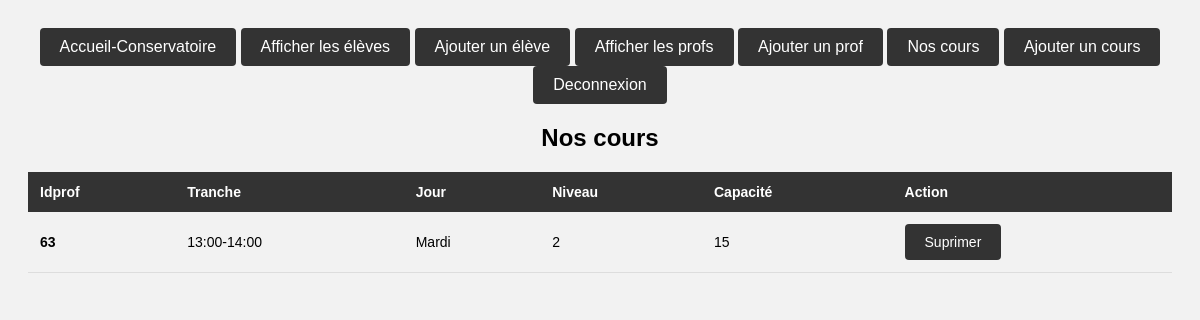
Screenshot of /index.php?uc=cours&action=liste (signed in) with the database file from the repository.
### tables this page shows
CREATE TABLE `seance` (
  `IDPROF` int(11) NOT NULL,
  `NUMSEANCE` int(11) NOT NULL,
  `TRANCHE` char(32) NOT NULL,
  `JOUR` char(32) NOT NULL,
  `NIVEAU` int(11) NOT NULL,
  `CAPACITE` int(11) DEFAULT NULL
);

### Modeles/monPdo.php (called while the page is built, shortened)
<?php
class MonPdo
{
    private static $serveur='mysql:host=localhost';
    private static $bdd='dbname=vktukgaq_conservatoire';
    private static $user='vktukgaq_Admin';
    private static $mdp='%MF**%%=m_65elNmlO' ;
    private static $unPdo = null;
    private function __construct()
    {
        MonPdo::$unPdo = new PDO(MonPdo::$serveur.';'.MonPdo::$bdd, MonPdo::$user, MonPdo::$mdp);
        MonPdo::$unPdo->query("SET CHARACTER SET utf8");
        MonPdo::$unPdo->setAttribute(PDO::ATTR_ERRMODE, PDO::ERRMODE_EXCEPTION);
    }
    public static function getInstance()
    {
        if (self::$unPdo == null) {
            self::$monPdo = new MonPdo();
        }
        return self::$unPdo;
    }
}
?>

### Modeles/cours.class.php (called while the page is built, shortened)
<?php
class Seance
{
    private $IDPROF;
    private $NUMSEANCE;
    private $TRANCHE;
    private $JOUR;
    private $NIVEAU;
    private $CAPACITE;
    public function getIDPROF()
    {
        return $this->IDPROF;
    }
    public function getNUMSEANCE()
    {
        return $this->NUMSEANCE;
    }
    public function getTRANCHE()
    {
        return $this->TRANCHE;
    }
    public function getJOUR()
    {
        return $this->JOUR;
    }
    public function getNIVEAU()
    {
        return $this->NIVEAU;
    }
    public function getCAPACITE()
    {
        return $this->CAPACITE;
    }
    public static function afficherTous()
    {
        $req = MonPdo::getInstance()->prepare("select * from seance");
        $req->setFetchMode(PDO::FETCH_CLASS | PDO::FETCH_PROPS_LATE, 'Seance');
        $req->execute();
        $lesResultats = $req->fetchAll();
        return $lesResultats;
    }
}
?>

### Vues/affichercours.php (the view, shortened to what this page needs)
<?php
require_once 'Modeles/monPdo.php';
?>
<!DOCTYPE html>
<html lang="en">
<head>
    <link href="Vues/CSS/style.css" rel="stylesheet">
</head>
<body>
    <?php include("header.php");?>
    <div class="Titre">
        <center>
            <h2>Nos cours</h2>
        </center>
    </div>
        <table class="Tableau">
            <thead>
                <tr>
                    <th>Idprof</th>
                    <th>Tranche</th>
                    <th>Jour</th>
                    <th>Niveau</th>
                    <th>Capacité</th>
                    <th>Action</th>
                </tr>
            </thead>
            <tbody>
                <?php
                foreach ($lesSeances as $seance) {
                    echo "<tr>";
                    echo "<td>" . $seance->getIDPROF() . "</td>";
                    echo "<td>" . $seance->getTRANCHE() . "</td>";
                    echo "<td>" . $seance->getJOUR() . "</td>";
                    echo "<td>" . $seance->getNIVEAU() . "</td>";
                    echo "<td>" . $seance->getCAPACITE() . "</td>";
                    echo "<td><a href='index.php?uc=cours&action=supprimer&idseance=" . $seance -> getNUMSEANCE() . "'>Suprimer</a></td>";
                }
                ?>
            </tbody>
        </table>
</body>
</html>

### Vues/CSS/style.css (style rules this page uses)
a { text-decoration: none; display: inline-block; padding: 10px 20px; text-decoration: none; color: #ffffff; background-color: #333333; border: none; border-radius: 4px; transition: background-color 0.3s ease; }
table { width: 100%; border-collapse: collapse; font-family: Arial, sans-serif; font-size: 14px; }
table th { background-color: #333333; color: #ffffff; padding: 12px; text-align: left; }
table td { padding: 12px; border-bottom: 1px solid #dddddd; }
table td:first-child { font-weight: bold; }
body { font-family: Arial, sans-serif; background-color: #f2f2f2; padding: 20px; }

### rows the page displays
seance: IDPROF "63", TRANCHE "13:00-14:00", JOUR "Mardi", NIVEAU "2", CAPACITE "15"
